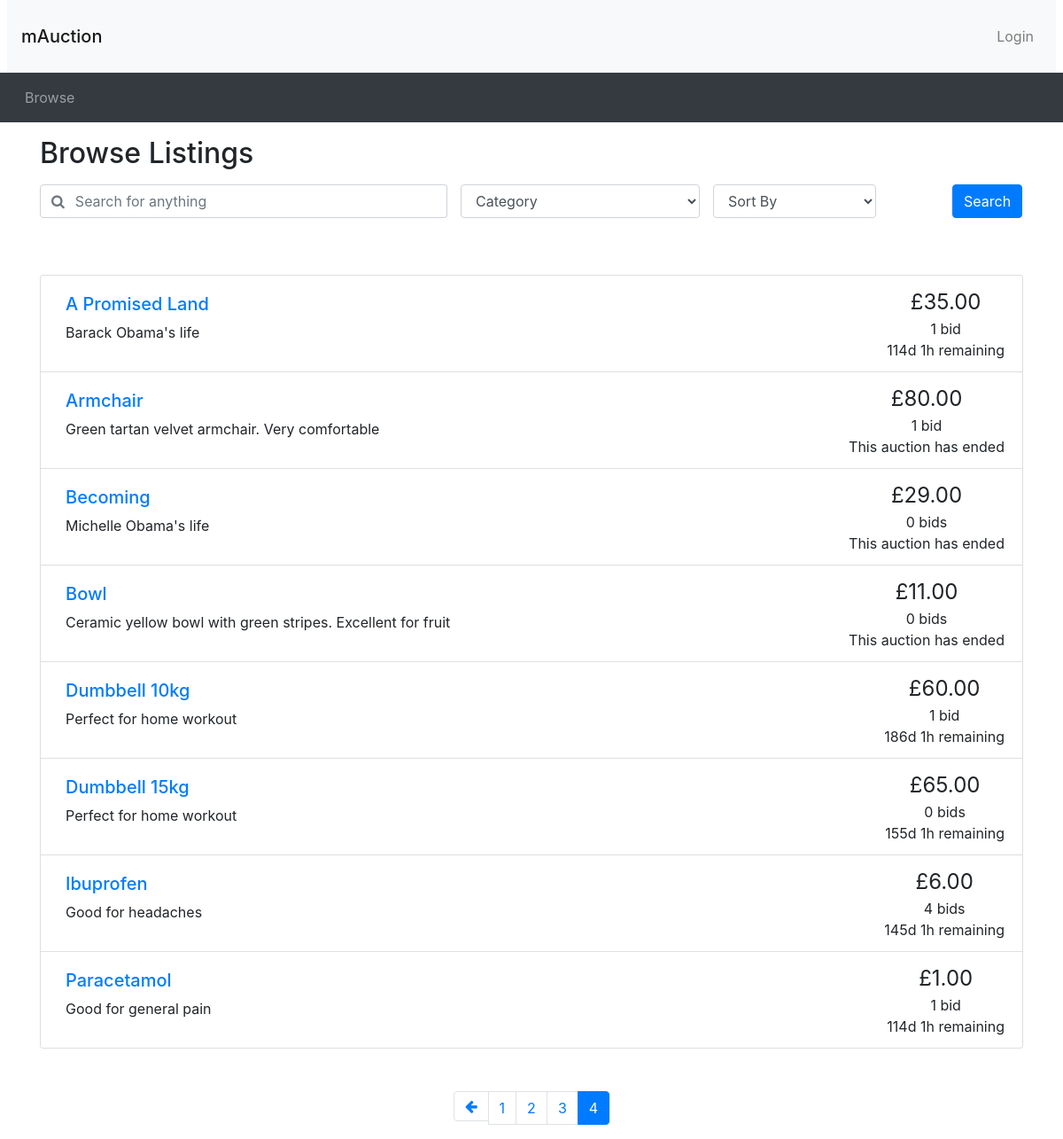
Screenshot of /browse.php?page=4 with the database file from the repository.
### tables this page shows
CREATE TABLE Auction (
saleItemID INT NOT NULL AUTO_INCREMENT,
itemName VARCHAR(200) NOT NULL,
userName VARCHAR(45) NOT NULL, 
category VARCHAR(100) NOT NULL,
startPrice DECIMAL NOT NULL,
description VARCHAR(300) NOT NULL, 
reservePrice DECIMAL NULL, 
endDate DATETIME NOT NULL, 
delivery VARCHAR(20) NOT NULL, 
itemCondition VARCHAR(30) NOT NULL, 
PRIMARY KEY (saleItemID));

### utilities.php (the view)
<?php
function display_time_remaining($interval)
{
  if ($interval->days == 0 && $interval->h == 0) {
    $time_remaining = $interval->format('%im %Ss');
  } else if ($interval->days == 0) {
    $time_remaining = $interval->format('%hh %im');
  } else {
    $time_remaining = $interval->format('%ad %hh');
  }
  return $time_remaining;
}
function print_listing_li($item_id, $title, $desc, $price, $num_bids, $endDate)
{
  if (strlen($desc) > 250) {
    $desc_shortened = substr($desc, 0, 250) . '...';
  } else {
    $desc_shortened = $desc;
  }
  if ($num_bids == 1) {
    $bid = ' bid';
  } else {
    $bid = ' bids';
  }
  $end_time = new DateTime($endDate);
  $now = new DateTime("now");
  if ($now > $end_time) {
    $time_remaining = 'This auction has ended';
  } else {
    $time_to_end = date_diff($now, $end_time);
    $time_remaining = display_time_remaining($time_to_end) . ' remaining';
  }
  echo ('
    <li class="list-group-item d-flex justify-content-between">
    <div class="p-2 mr-5"><h5><a href="listing.php?item_id=' . $item_id . '">' . $title . '</a></h5>' . $desc_shortened . '</div>
    <div class="text-center text-nowrap"><span style="font-size: 1.5em">£' . number_format($price, 2) . '</span><br/>' . $num_bids . $bid . '<br/>' . $time_remaining . '</div>
  </li>');
}
?>

### browse.php (shortened to what this page needs)
<?php include 'connection.php'; ?>
<?php include ("header.php") ?>
<?php require("utilities.php") ?>
<div class="container">
  <h2 class="my-3">Browse Listings</h2>
  <div id="searchSpecs">
    <form method="get">
      <div class="row">
        <div class="col-md-5 pr-0">
          <div class="form-group">
            <div class="input-group">
              <div class="input-group-prepend">
                <span class="input-group-text bg-transparent pr-0 text-muted">
                  <i class="fa fa-search"></i>
                </span>
              </div>
              <input type="text" class="form-control border-left-0" id="keyword" name="keyword" placeholder="Search for anything">
            </div>
          </div>
        </div>
        <div class="col-md-3 pr-0">
          <div class="form-group">
            <select class="form-control" id="cat" name="cat">
              <option selected value="none">Category</option>
            </select>
          </div>
        </div>
        <div class="col-md-3 pr-0">
          <div class="form-inline">
            <select class="form-control" id="order_by" name="order_by">
              <option selected value="none">Sort By</option>
            </select>
          </div>
        </div>
        <div class="col-md-1 px-0">
          <button type="submit" name="search" class="btn btn-primary">Search</button>
        </div>
      </div>
    </form>
  </div>
</div>
<div class="container mt-5">
  <ul class="list-group">
    <?php
    if (!isset($_GET['search'])) {
      $query = "SELECT Auction.saleItemID, Auction.startPrice, Auction.itemName, Auction.description, Auction.endDate, MAX(bidAmount) as maxBid, COUNT(bidID) as countBid FROM Auction LEFT JOIN Bid ON Auction.saleItemID = Bid.saleItemID GROUP BY Auction.saleItemID ORDER BY itemName ASC";
      $result = mysqli_query($connection, $query) or die('Error making select users query' . mysqli_error());
      $queryres = mysqli_num_rows($result);
      while ($row = mysqli_fetch_assoc($result)) {
        $item_id = $row['saleItemID'];
        $title = $row['itemName'];
        $description = $row['description'];
        $end_date = $row['endDate'];
        if ($row['maxBid'] == null) {
          $current_price = $row['startPrice'];
          $num_bids = 0;
        } else {
          $current_price = $row['maxBid'];
          $num_bids = $row['countBid'];
        }
        print_listing_li($item_id, $title, $description, $current_price, $num_bids, $end_date);
      }
    }
    if (!isset($_GET['page'])) {
      $curr_page = 1;
    } else {
      $curr_page = $_GET['page'];
    }
    $num_results = $queryres;
    $results_per_page = 2;
    $max_page = ceil($num_results / $results_per_page);
    ?>
  </ul>
  <nav aria-label="Search results pages" class="mt-5">
    <ul class="pagination justify-content-center">
      <?php
      $querystring = "";
      $high_page_boost = max(3 - $curr_page, 0);
      $low_page_boost = max(2 - ($max_page - $curr_page), 0);
      $low_page = max(1, $curr_page - 2 - $low_page_boost);
      $high_page = min($max_page, $curr_page + 2 + $high_page_boost);
      if ($curr_page != 1) {
        echo ('
    <li class="page-item">
      <a class="page-link" href="browse.php?' . $querystring . 'page=' . ($curr_page - 1) . '" aria-label="Previous">
        <span aria-hidden="true"><i class="fa fa-arrow-left"></i></span>
        <span class="sr-only">Previous</span>
      </a>
    </li>');
      }
      for ($i = $low_page; $i <= $high_page; $i++) {
        if ($i == $curr_page) {
          echo ('
    <li class="page-item active">');
        } else {
          echo ('
    <li class="page-item">');
        }
        echo ('
      <a class="page-link" href="browse.php?' . $querystring . 'page=' . $i . '">' . $i . '</a>
    </li>');
      }
      ?>
    </ul>
  </nav>
</div>
<?php include_once("footer.php") ?>

### rows the page displays
auction: itemName "A Promised Land", description "Barack Obama's life", price "35.00", num_bids "1", bid "bid", endDate "114d 1h remaining"
auction: itemName "Armchair", description "Green tartan velvet armchair. Very comfortable", price "80.00", num_bids "1", bid "bid", endDate "This auction has ended"
auction: itemName "Becoming", description "Michelle Obama's life", startPrice "29.00", num_bids "0", bid "bids", endDate "This auction has ended"
auction: itemName "Bowl", description "Ceramic yellow bowl with green stripes. Excellent for fruit", startPrice "11.00", num_bids "0", bid "bids", endDate "This auction has ended"
auction: itemName "Dumbbell 10kg", description "Perfect for home workout", price "60.00", num_bids "1", bid "bid", endDate "186d 1h remaining"
auction: itemName "Dumbbell 15kg", description "Perfect for home workout", startPrice "65.00", num_bids "0", bid "bids", endDate "155d 1h remaining"
auction: itemName "Ibuprofen", description "Good for headaches", price "6.00", num_bids "4", bid "bids", endDate "145d 1h remaining"
auction: itemName "Paracetamol", description "Good for general pain", price "1.00", num_bids "1", bid "bid", endDate "114d 1h remaining"
